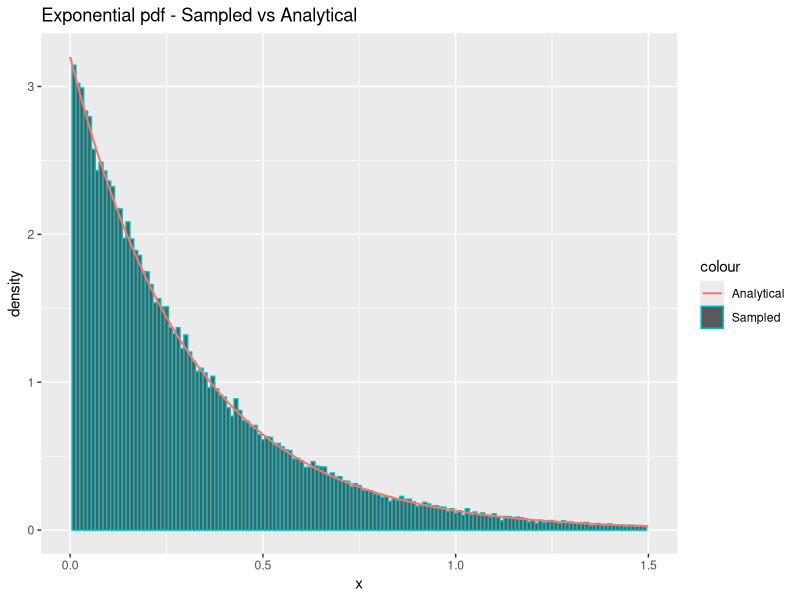
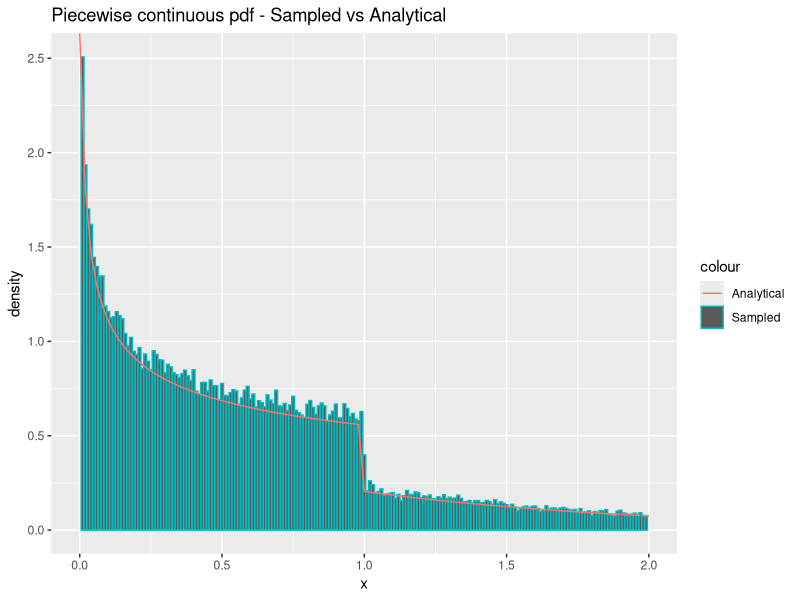
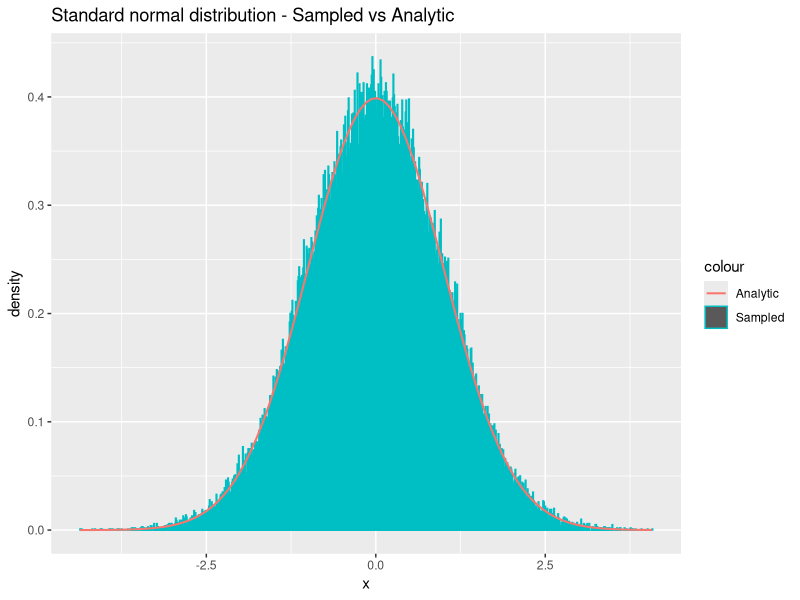
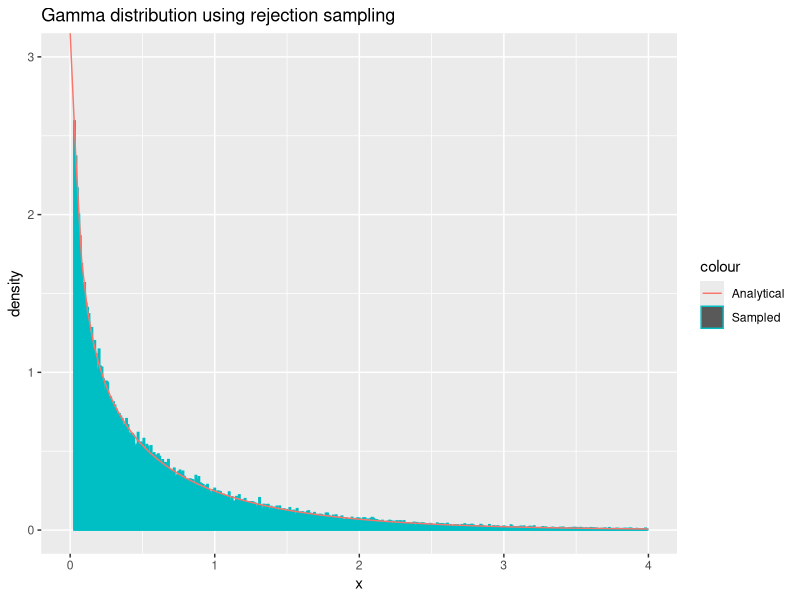
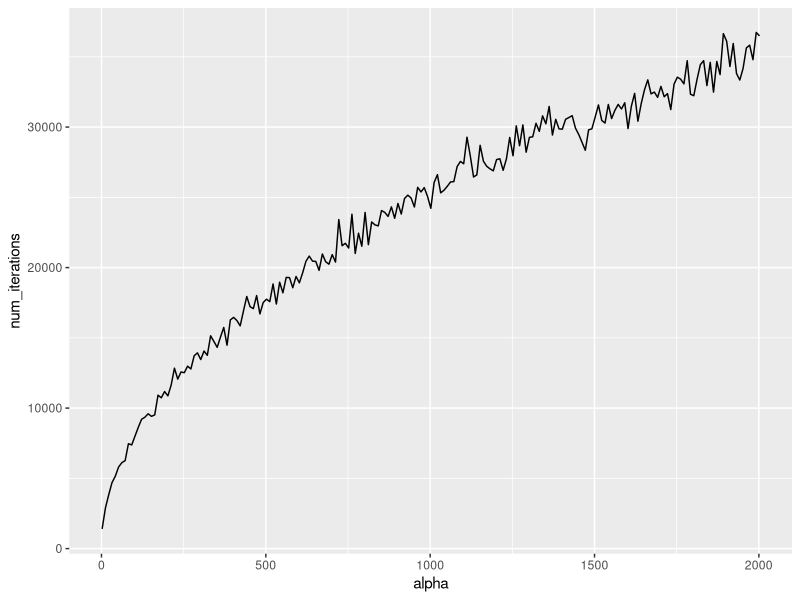
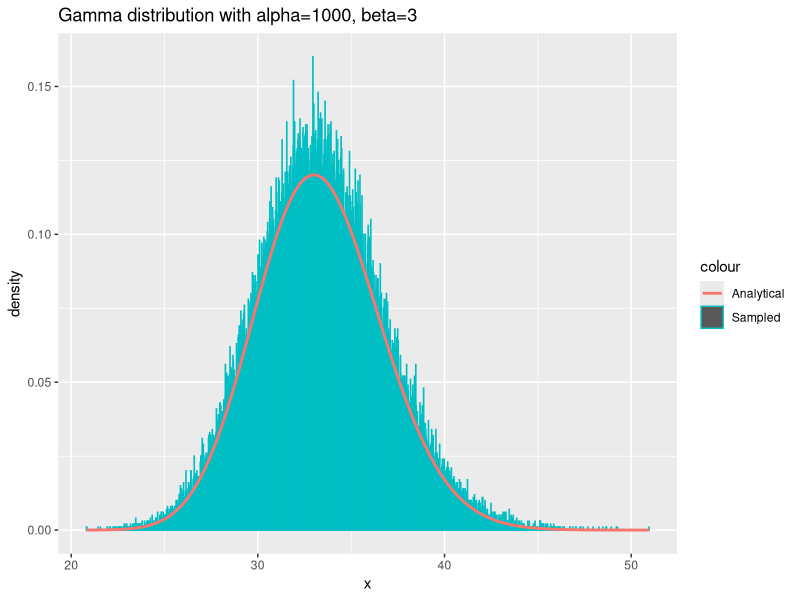
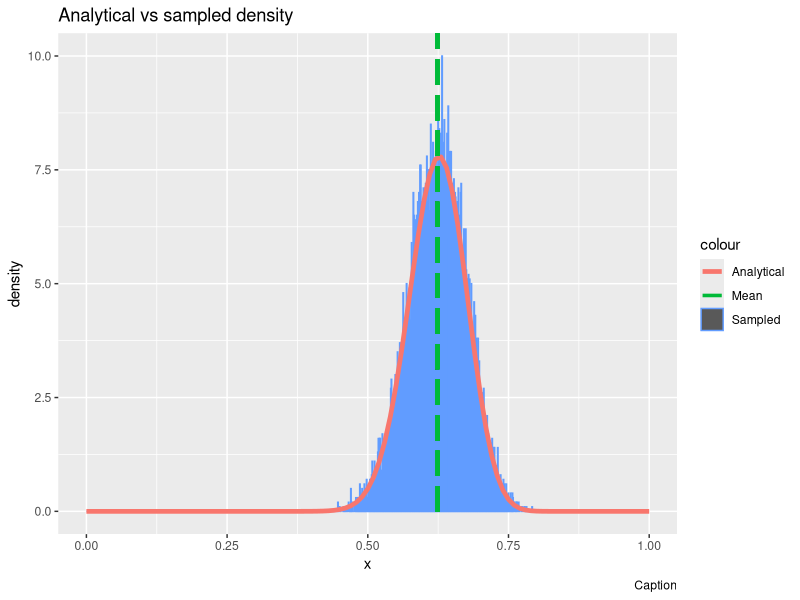

R code for these plots, in order:
## ---- chunk 1
  sample_exponential = function(n, lambda) {
    uniforms = runif(n)
    return(exponentials = -1/lambda * log(uniforms))
  }
## ---- chunk 2
  n = 100000
  lambda = 3.2
  
  x = sample_exponential(n, lambda)
  cat("Theoretical mean:", 1/lambda, "Sample mean", mean(x), "\n")
  cat("Theoretical variance:", 1/lambda^2, "Sample variance", var(x), "\n")
## ---- chunk 3
  library(ggplot2)
  df = data.frame(theo=seq(0,max(x),length.out=n), x=x)
  ggplot(df, aes(x=x)) +
    geom_histogram(aes(y = ..density.., color = "Sampled"), binwidth=0.01) +
    stat_function(fun=dexp,geom = "line",size=0.7,args=(mean=lambda),aes(color="Analytical")) +
    ggtitle("Exponential pdf - Sampled vs Analytical") +
    labs(x='x', y='density') +
    xlim(0, 1.5)
## ---- chunk 4
  density_g = function(x, alpha) {
    c = alpha*exp(1)/(alpha + exp(1))
    density = vector(length = length(x))
    density[x < 1.] = c*x[x<1.]^(alpha-1)
    density[x >= 1.] = c*exp(-x[x>=1.])
    return(as.double(density))
  }


  sample_g = function(n, alpha) {
    c = (alpha * exp(1)) / (alpha + exp(1))
    u = runif(n)
    samples = vector(length=length(u))
    samples[u < c/alpha] = (alpha/c*u[u < c/alpha])^(1/alpha)
    samples[u >= c/alpha] = log(c / (1 - u[u >= c/alpha]))
    return(samples)
  }
## ---- chunk 5
  n=100000
  alpha = 0.7
  x = sample_g(n, alpha)
  c = (alpha * exp(1)) / (alpha + exp(1))
  cat("Theoretical mean:", c/(alpha+1) + 2*c/exp(1), "Sample mean:", mean(x), "\n")
  cat("Theoretical variance:", c/(alpha+2) + 5*c/exp(1) - (c/(alpha+1) + 2*c/exp(1))^2, "Sample variance:", var(x), "\n")
## ---- chunk 6
  library(ggplot2)
  df <- data.frame(theo=seq(0,max(x),length.out=n), x=x)
  ggplot(df, aes(x = x)) +
    geom_histogram(aes(y = ..density.., color = "Sampled"), binwidth=0.01) +
    stat_function(fun=density_g,geom = "line",size=0.5,args=(mean=alpha),aes(color="Analytical")) + 
    xlim(0, 2) + 
    ggtitle("Piecewise continuous pdf - Sampled vs Analytical") + labs(x='x', y='density')
## ---- chunk 7
  sample_standard_normal = function(n) {
    num_samples = n
    if((n %% 2) == 1) {
      # n is odd, so we should sample one extra:
      num_samples = num_samples + 1
  }
    x_1 = runif(num_samples/2, 0, 2*pi)
    x_2 = sample_exponential(num_samples/2, lambda=1/2)
    y_1 = sqrt(x_2) * cos(x_1)
    y_2 = sqrt(x_2) * sin(x_1)
    # Remove the last sample if n is odd:
    return(c(y_1, y_2)[0:n])
  }
## ---- chunk 8
  n = 100000
  y = sample_standard_normal(n)
  cat("Theoretical mean:", 0, "Sample mean:", mean(y), "\n")
  cat("Theoretical variance:", 1, "Sample variance:", var(y), "\n")
## ---- chunk 9
  library(ggplot2)
  df = data.frame(theo=seq(0,max(x),length.out=n), x=y)
  ggplot(df, aes(x=y)) +
    geom_histogram(aes(y = ..density.., color = "Sampled"), binwidth=0.01) +
    stat_function(fun=dnorm,geom = "line",size=0.7,args=list(0,1),aes(color="Analytic")) +
    ggtitle("Standard normal distribution - Sampled vs Analytic") +
    labs(x='x', y='density')
## ---- chunk 10
sample_normal_d = function(d, mu, sigma) {
  x = sample_standard_normal(d)
  y <- mu + t(chol(sigma))%*%x
  return(y)
}
## ---- chunk 11

d = 2
n = 100000
mu = c(1.5, 3)
sigma = matrix(c(5,7,7,10),ncol=d,nrow=d)
samples = matrix(NA, ncol=d, nrow=n)
for (i in 1:n){
  samples[i,] = sample_normal_d(d,mu,sigma) # Draw n samples
}

average = apply(samples, 2, mean)
print("Mean vector:")
print.data.frame(data.frame(average))
covmat = cov(samples)
print("Covariance matrix:")
print.data.frame(data.frame(covmat))
## ---- chunk 12
  density_f = function(x, alpha) {
    return(dgamma(x, alpha, rate=1))
  }
  
  sample_f_small = function(n, alpha) {
    c = (1/alpha + exp(-1)) / gamma(alpha)
    samples = vector()
    repeat {
      num_missing_samples = n - length(samples)
      
      x = sample_g(as.integer(num_missing_samples*c), alpha)
      
      acceptance_probs = density_f(x, alpha) / (c * density_g(x, alpha))
      u = runif(as.integer(num_missing_samples*c))
      samples = c(samples, x[u <= acceptance_probs])
      if(length(samples) >= n) {
        break
      }
    }
    # Do not return excess samples:
    return(samples[0:n])
  }
## ---- chunk 13
  n = 100000
  alpha = 0.6
  x = sample_f_small(n, alpha)
  cat("Theoretical mean:", alpha, "\n")
  cat("Sample mean:", mean(x), "\n")
  cat("----", "\n")
  
  cat("Theoretical variance:", alpha, "\n")
  cat("Sample variance:", var(x), "\n")
## ---- chunk 14
  n = 100000
  alpha = 0.6
  x = sample_f_small(n, alpha)
  df = data.frame(x)
  ggplot(df, aes(x = x)) +
    geom_histogram(aes(y = ..density.., color = "Sampled"), binwidth=0.01) +
    stat_function(fun=dgamma,geom = "line",size=0.5,args=(alpha=alpha),aes(color="Analytical")) +
    xlim(0, 4) + ylim(0, 3) + 
    ggtitle("Gamma distribution using rejection sampling") + labs(x='x', y='density')
## ---- chunk 15
sample_f_large = function(n, alpha) {
  loga = (alpha - 1)/2 * (log(alpha - 1) - 1)
  logbp = (alpha + 1)/2 * (log(alpha + 1) - 1)
  
  samples = vector()
  num_iterations = 0
  
  while(length(samples) < n) {
    num_iterations = num_iterations + 1
    
    # Sample in log-scale
    log_x1 = loga + log(runif(1))
    log_x2 = logbp + log(runif(1))
    
    if(2*log_x1 <= (alpha - 1)*(log_x2 - log_x1) - exp(log_x2 - log_x1)) {
      # Accept the sample:
      samples = c(samples, exp(log_x2 - log_x1))
    }
  }
  
  return(list(samples=samples, num_iterations=num_iterations))
}
## ---- chunk 16
n = 10000
alpha = 50
samples = sample_f_large(n, alpha)$samples
cat("Theoretical mean:", alpha, "Sample mean:", mean(samples), "\n")
cat("Theoretical variance:", alpha, "Sample variance:", var(samples), "\n")
## ---- chunk 17
n = 1000
alpha = seq(2, 2002, 10)
num_iterations = vector()
for(a in alpha) {
  num_iterations = c(num_iterations, sample_f_large(n, a)$num_iterations)
}
df = data.frame(x=alpha, num_iterations=num_iterations)
ggplot(df, aes(x = alpha, y = num_iterations)) + geom_line()
## ---- chunk 18
sample_gamma = function(n, alpha, beta) {
  unscaled_samples = vector(length=n)
  if(alpha == 1.) {
    unscaled_samples = sample_exponential(n, 1)
  } else if(alpha < 1.) {
    unscaled_samples = sample_f_small(n, alpha)
  } else { # alpha > 1.
    unscaled_samples = sample_f_large(n, alpha)$samples
  }
  samples = unscaled_samples/as.double(beta)
  return(samples)
}
## ---- chunk 19
n = 100000
alpha = 100
beta = 3
x = sample_gamma(n, alpha, beta)
df = data.frame(x)
ggplot(df, aes(x = x)) +
    geom_histogram(aes(y = ..density.., color = "Sampled"), binwidth=0.01) +
    stat_function(fun=dgamma,geom = "line",size=1,aes(color='Analytical'),args = list(shape=alpha, rate=beta)) +
    # ylim(0,1) +
    ggtitle("Gamma distribution with alpha=1000, beta=3") + labs(x='x', y='density')
## ---- chunk 20
  sample_beta = function(n, alpha, beta) {
    x = sample_gamma(n, alpha, 1)
    y = sample_gamma(n, beta, 1)
    z = x/(x+y)
    return(z)
  }
## ---- chunk 21
  n = 10000
  alpha = 5
  beta = 10
  x = sample_beta(n, alpha, beta)
  cat("Theoretical mean:", alpha/(alpha+beta), "Sample mean:", mean(x), "\n")
  cat("Theoretical variance", alpha*beta/((alpha+beta)^2*(alpha + beta + 1)), "Sample variance:", var(x), "\n")
## ---- chunk 22

#Estimate probability
n = 100000
x = sample_standard_normal(n)

hit_counter = 0
for (num in x) {
  if (num > 4) {
    hit_counter = hit_counter + 1
    
  }
}
est = hit_counter/length(x)
cat(est*100, " percent.")

#Calculate variance
confidence_interval = est + c(-1, 1)*qnorm(.975)*sqrt(var(x)/n)

cat("Confidence:", confidence_interval*100, "percent.")
## ---- chunk 23

#Draw sample from g(x) using inverse transform

generate_weighted_samples = function(n) {
  samples = rep(NA, n)
  n_c = 1
  for (i in 1:n) {
    
    sample_u = runif(1)
    sample_x = sqrt(16-2*log(1-sample_u)) #Inverse
    if (sample_x > 4) {
      weight = 1/(exp(8)*sqrt(2*pi)*sample_x) #Calculate weight
      samples[i] = 1*weight
    }
    else {
      samples[i] = 0
    }
  }
  return(samples)
}

samples = generate_weighted_samples(100000)

est = mean(samples)

confidence_interval = est + c(-1, 1)*qnorm(.975)*sqrt(var(samples)/n)

cat("Estimated:", est)

cat("COnfidence interval:", confidence_interval)






## ---- chunk 24

#Function to be sampled from
dna_function = function(x) {
    return((2 + x)^125 * (1 - x)^38 * x^34)
}

#Find highest value of dna_function to set as max c
target_c = optimize(dna_function, c(0, 1), maximum = TRUE)

#Find normalizing constant
n_c = integrate(dna_function, 0, 1)$val

generate_samples = function(n) {
    samples = rep(NA, n)
    run_cnt = 0
    for (i in 1:n) {
        done = 0
        while (done == 0) {
            x_sample = runif(1)  # Proposal sample
            a = dna_function(x_sample)/target_c$objective #Acceptance probability
            u = runif(1) #Used to determine acceptance
            # Accept if u<a(alpha)
            if (u <= a) {
                samples[i] = x_sample
                done = 1
            }
            run_cnt = run_cnt + 1
        }
    }
    return(list(samples = samples, iterations = run_cnt))
}


## ---- chunk 25

n = 10000

# Function used to find actual mean
g = function(x) {
  return(x*dna_function(x)*x)
}

dna_func_density = function(x) {
  return(dna_function(x)/n_c)
}


y = generate_samples(n) #Generate samples from the distribution

est_mean = sum(y$samples)/n

cat("Estimated mean: ", sum(y$samples)/n)


cat("Theoretical mean: ", integrate(g, 0, 1)$val/n_c)

#Generate histogram

df = data.frame(theo = seq(0, 1, length.out = n), value = y$samples)

#TODO: Add caption
ggplot(df, aes(x = value)) + geom_histogram(aes(y = ..density.., colour = "Sampled"), 
    binwidth = 0.001) + stat_function(fun = dna_func_density, geom = "line", 
    size = 1.6, aes(colour = "Analytical")) + ggtitle("Analytical vs sampled density") + 
    xlim(0, 1) + geom_segment(x = sum(y$samples)/n, xend = sum(y$samples)/n, 
    y = 0, yend = 100, aes(colour = "Mean"), size = 1.2, linetype = "longdash") + 
    labs(x = "x", y = "density", caption = paste("Caption"))

## ---- chunk 26
cat("Average random numbers per sample: ",y$iterations/n)
cat("Theoretical expected numbers per sample: ", target_c$objective/n_c)

